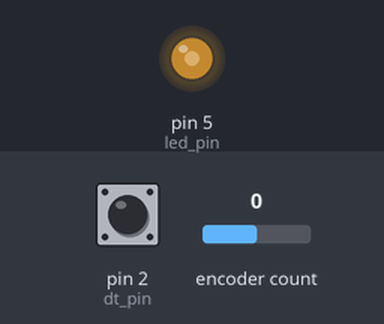
Recording of a sketch running on a simulated Arduino Uno, built with avr-gcc and run on an emulated ATmega328P. Shown: output pins drawn as LEDs (lit = HIGH). The inputs (shaded band) are chosen by the test bench; at power-on: encoder count 0, pin 2 (dt_pin) HIGH.

Above: at 1.2 s.
1.3 s: encoder count set to 1
At 2.3 s:
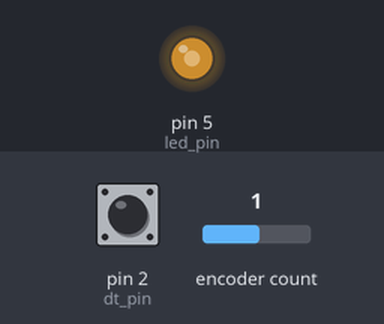
2.8 s: encoder count set to 0
At 3.5 s:
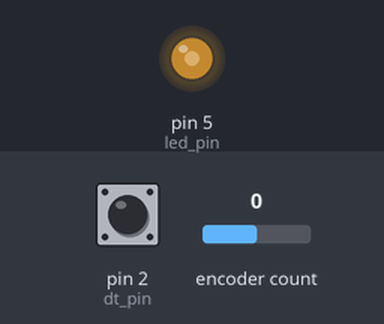
4.3 s: encoder count set to 4
At 4.6 s:
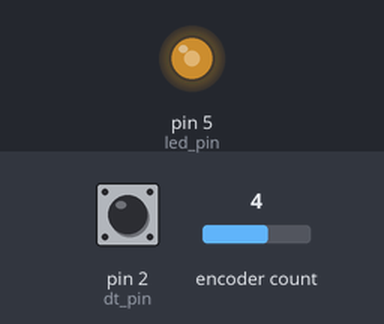
Timing chart, 0 to 7.3 s (numbered marks = the images above; inputs shaded):
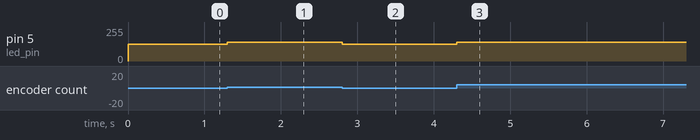

The sketch:

KY-040.ino
```cpp
#include "RotaryEncoder.h"


const uint8_t clk_pin = 3;
const uint8_t dt_pin = 2;

const uint8_t led_pin = 5;

uint8_t led_brightness = 125;
uint8_t step = 16;

RotaryEncoder *encoder = NULL;

void checkPosition()
{
    encoder->tick(); // just call tick() to check the state.
    int8_t dir = (int8_t)encoder->getDirection();
    uint8_t delta = (dir == 1) ? (255 - led_brightness) : led_brightness;
    uint8_t steps = (delta / step > 0);
    int16_t adjusted_brightness = led_brightness + steps * dir * step;
    led_brightness = (adjusted_brightness > 255) ? 255 : (adjusted_brightness < 0) ? 0 : adjusted_brightness;
}


void setup(){
    Serial.begin(9600);

    pinMode(led_pin,OUTPUT);

    encoder = new RotaryEncoder(clk_pin, dt_pin, RotaryEncoder::LatchMode::TWO03);

    attachInterrupt(digitalPinToInterrupt(clk_pin),checkPosition,CHANGE);
    attachInterrupt(digitalPinToInterrupt(dt_pin),checkPosition,CHANGE);
};


void loop(){

    analogWrite(led_pin,led_brightness);

};
```

Measured:
- after the input at 1.3 s, pin 5 (led_pin): 125/255 → 141/255 at once
- after the input at 2.8 s, pin 5 (led_pin): 141/255 → 125/255 at once
- after the input at 4.3 s, pin 5 (led_pin): 125/255 → 141/255 at once
